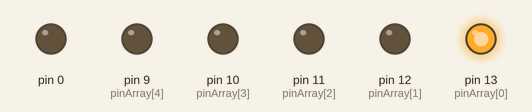
A sketch run on a simulated Arduino Uno, built with avr-gcc and run on an emulated ATmega328P. On the bench: output pins drawn as LEDs (lit = HIGH).

Above: at 0.15 s.
At 2.85 s:
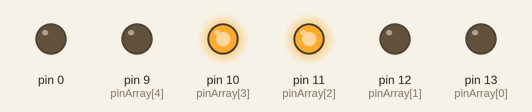
At 4.6 s:
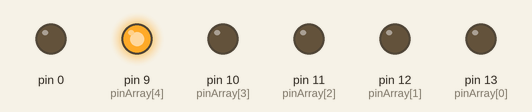
At 5.8 s:
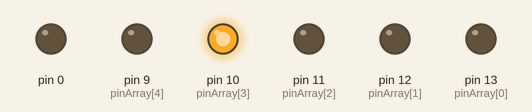
At 8.2 s:
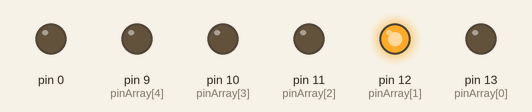
At 11.8 s:
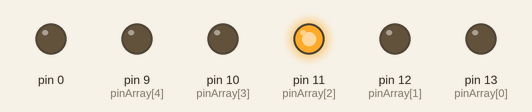
Timing chart, 0 to 12.5 s (numbered marks = the images above):
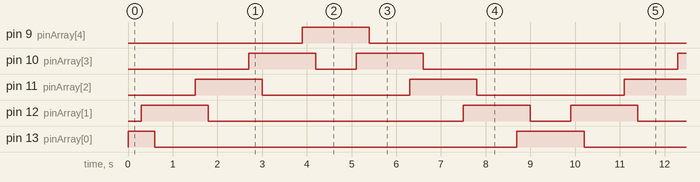

Measured:
- by itself, pin 9 (pinArray[4]): alternates HIGH for 1.5 s and LOW for 8.1 s
- by itself, pin 10 (pinArray[3]): repeats every 9.6 s: LOW 0.90 s, HIGH 1.5 s, LOW 5.7 s, HIGH 1.5 s
- by itself, pin 11 (pinArray[2]): alternates HIGH for 1.5 s and LOW for 3.3 s
- by itself, pin 12 (pinArray[1]): repeats every 9.6 s: LOW 5.7 s, HIGH 1.5 s, LOW 0.90 s, HIGH 1.5 s
- by itself, pin 13 (pinArray[0]): repeats every 9.6 s: LOW 8.1 s, HIGH 1.5 s

The sketch:

Tracer_Light.ino
```cpp
/*
 * Akshat Doctor
 * 2017/12/18
 * This program acts as a Tracer Light for 5 LED. It goes back and forth from the lights continously
 */


int pinArray[] = {13, 12, 11, 10, 9};
int count = 0;
int timer = 300;

void setup(){
  for (count=0;count<6;count++) {
    pinMode(pinArray[count], OUTPUT);
  }
}

void loop() {
  for (count=0;count<4;count++) {
   digitalWrite(pinArray[count], HIGH);
   delay(timer);
   digitalWrite(pinArray[count + 1], HIGH);
   delay(timer);
   digitalWrite(pinArray[count], LOW);
   delay(timer*2);
  }
  for (count=4;count>0;count--) {
   digitalWrite(pinArray[count], HIGH);
   delay(timer);
   digitalWrite(pinArray[count - 1], HIGH);
   delay(timer);
   digitalWrite(pinArray[count], LOW);
   delay(timer*2);
  }
}
```
